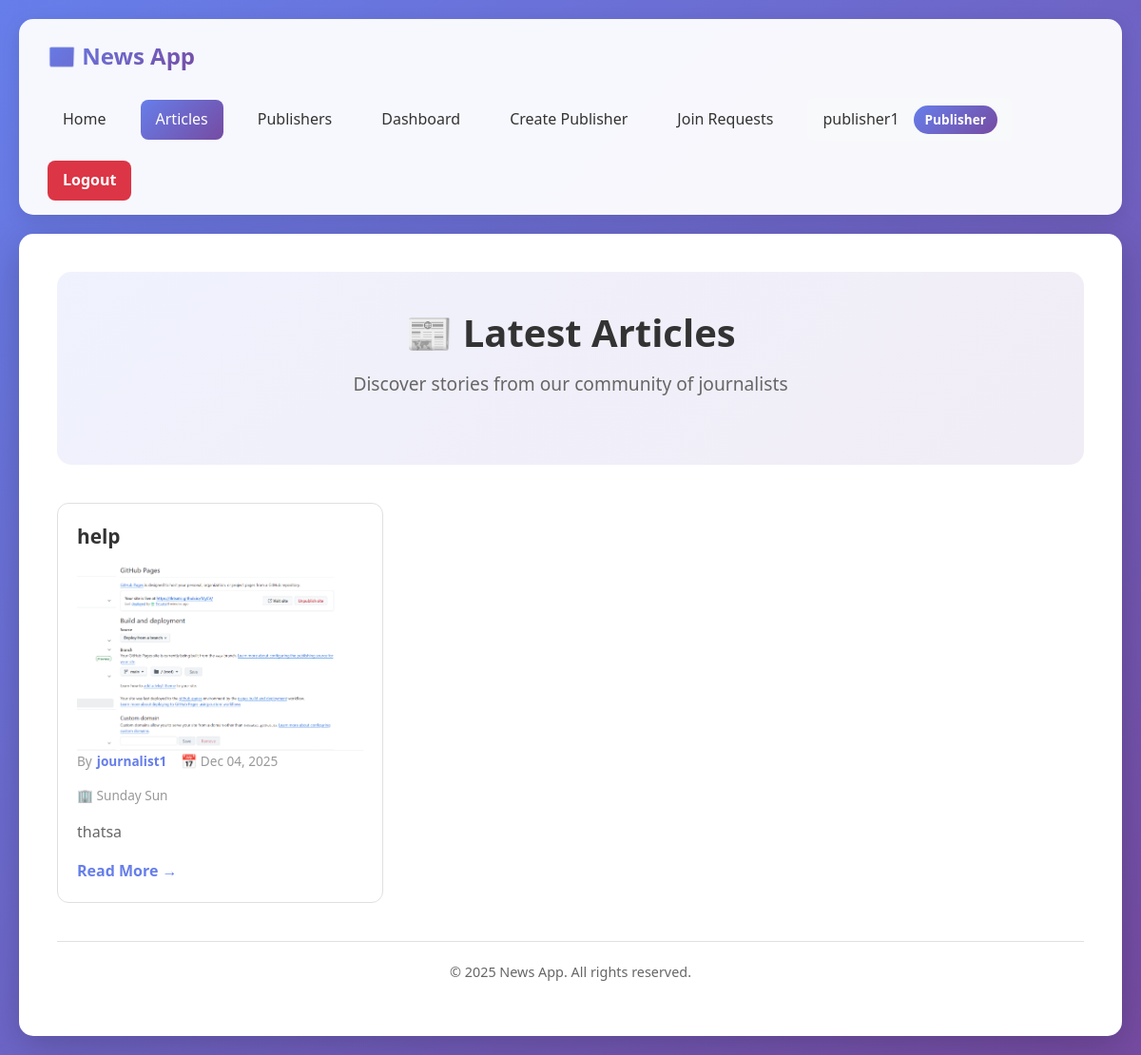
The page /articles/ (signed in) on the database its author committed.
### news_app/models.py (models this page shows, shortened)
class CustomUser(AbstractUser):
    ROLE_CHOICES = [
        ("reader", "Reader"),
        ("editor", "Editor"),
        ("journalist", "Journalist"),
        ("publisher", "Publisher"),
    ]
    role = models.CharField(max_length=20,
                            choices=ROLE_CHOICES,
                            default="reader")
    subscribed_newsletters = models.ManyToManyField("Newsletter",
                                                    related_name="subscribers",
                                                    blank=True)
    subscribed_publishers = models.ManyToManyField(
        "Publisher",
        related_name="subscribed_readers",
        blank=True,
        limit_choices_to={"role": "reader"}
    )
    subscribed_journalists = models.ManyToManyField(
        "self",
        symmetrical=False,
        related_name="journalist_subscribers",
        blank=True,
    )
    created_at = models.DateTimeField(auto_now_add=True)
    updated_at = models.DateTimeField(auto_now=True)
    class Meta:
        verbose_name = "User"
        verbose_name_plural = "Users"
        ordering = ["username"]

class Article(models.Model):
    title = models.CharField(max_length=300)
    content = models.TextField()
    summary = models.TextField(max_length=500, blank=True)
    author = models.ForeignKey(
        CustomUser,
        on_delete=models.CASCADE,
        related_name="independent_articles",
        limit_choices_to={"role": "journalist"},
    )
    publisher = models.ForeignKey(
        Publisher,
        on_delete=models.CASCADE,
        related_name="articles",
        null=True,
        blank=True,
    )
    independently_published = models.BooleanField(default=False)
    is_approved = models.BooleanField(default=False)
    approved_by = models.ForeignKey(
        CustomUser,
        on_delete=models.SET_NULL,
        related_name="approved_articles",
        null=True,
        blank=True,
        limit_choices_to={"role": "editor"},
    )
    is_rejected = models.BooleanField(default=False)
    rejected_reason = models.TextField(blank=True, null=True)
    rejected_by = models.ForeignKey(
        CustomUser,
        on_delete=models.SET_NULL,
        null=True,
        blank=True,
        related_name="rejected_articles"
    )
    approval_date = models.DateTimeField(null=True, blank=True)
    rejected_date = models.DateTimeField(null=True, blank=True)
    created_at = models.DateTimeField(auto_now_add=True)
    updated_at = models.DateTimeField(auto_now=True)
    published_date = models.DateTimeField(null=True, blank=True)
    image = models.ImageField(upload_to="article_images/",
                              blank=True,
                              null=True)
    class Meta:
        ordering = ["-created_at"]
        verbose_name = "Article"
        verbose_name_plural = "Articles"
        permissions = [
            ("approve_article", "Can approve articles"),
        ]

class Publisher(models.Model):
    name = models.CharField(max_length=200, unique=True)
    description = models.TextField(blank=True)
    website = models.URLField(blank=True)
    established_date = models.DateField(null=True, blank=True)
    owner = models.ForeignKey(
        "CustomUser",
        on_delete=models.CASCADE,
        related_name="owned_publishers",
        limit_choices_to={"role": "publisher"},
        null=True,
        blank=True,
    )
    created_by = models.ForeignKey(
        "CustomUser",
        on_delete=models.SET_NULL,
        null=True,
        blank=True,
        related_name="publishers_created"
    )
    editors = models.ManyToManyField(
        "CustomUser",
        related_name="publisher_editors",
        blank=True,
        limit_choices_to={"role": "editor"},
    )
    journalists = models.ManyToManyField(
        "CustomUser",
        related_name="publisher_journalists",
        blank=True,
        limit_choices_to={"role": "journalist"},
    )
    created_at = models.DateTimeField(auto_now_add=True)
    updated_at = models.DateTimeField(auto_now=True)
    class Meta:
        ordering = ["name"]
        verbose_name = "Publisher"
        verbose_name_plural = "Publishers"

### news_app/views.py (the view)
class ArticleListView(ListView):
    model = Article
    template_name = "news_app/article_list.html"
    context_object_name = "articles"
    paginate_by = 10
    def get_queryset(self):
        return (
            Article.objects.filter(is_approved=True)
            .select_related("author", "publisher")
            .order_by("-published_date")
        )

### news_app/templates/news_app/article_list.html (shortened to what this page needs)
{% extends "news_app/base.html" %}
{% load static %}
{% block extra_css %}
<link rel="stylesheet" href="{% static 'news_app/articles.css' %}">
{% endblock %}
{% block content %}
    <div class="hero-section">
        <h1 class="hero-title">📰 Latest Articles</h1>
        <p class="hero-subtitle">Discover stories from our community of journalists</p>
    </div>
    {% if articles %}
        <div class="article-grid">
            {% for article in articles %}
            <div class="article-card" {% if user.is_authenticated %}onclick="window.location.href='{% url 'article_detail' article.pk %}'"{% endif %}>
                <div class="article-content">
                    <h3 class="article-title">{{ article.title }}</h3>
                    {% if user.is_authenticated %}
                        {% if article.image %}
                        <div class="article-image">
                            <img src="{{ article.image.url }}" alt="{{ article.title }}">
                        </div>
                        {% else %}
                        <div class="article-placeholder">
                            📰
                        </div>
                        {% endif %}
                        <div class="article-meta">
                            <div class="meta-item">
                                <span>By</span>
                                <span class="article-author">{{ article.author.get_full_name|default:article.author.username }}</span>
                            </div>
                            <div class="meta-item">
                                📅 {{ article.published_date|date:"M d, Y" }}
                            </div>
                            {% if article.publisher %}
                            <div class="meta-item">
                                🏢 {{ article.publisher.name }}
                            </div>
                            {% endif %}
                        </div>
                        {% if article.summary %}
                        <p class="article-summary">{{ article.summary }}</p>
                        {% else %}
                        <p class="article-summary">{{ article.content|truncatewords:30 }}</p>
                        {% endif %}
                        <a href="{% url 'article_detail' article.pk %}" class="read-more">
                            Read More →
                        </a>
                    {% endif %}
                </div>
            </div>
            {% endfor %}
        </div>
    {% else %}
        <div class="empty-state">
            <div class="empty-state-icon">📰</div>
            <h3>No Articles Yet</h3>
            <p>Check back soon for new articles!</p>
        </div>
    {% endif %}
{% endblock %}

### news_app/templates/news_app/base.html (shortened to what this page needs)
{% load static %}
<!DOCTYPE html>
<html lang="en">
<head>
    <link href="https://cdn.jsdelivr.net/npm/bootstrap@5.3.0/dist/css/bootstrap.min.css" rel="stylesheet">
    <link rel="stylesheet" href="{% static 'news_app/style.css' %}">
    {% block extra_css %}{% endblock %}
</head>
<body>
    <nav class="navbar">
        <a href="{% url 'home' %}" class="navbar-brand">📰 News App</a>
        <div class="navbar-menu">
            {% if user.is_authenticated %}
                <a href="{% url 'home' %}" class="nav-link">Home</a>
                <a href="{% url 'article_list' %}" class="nav-link">Articles</a>
                <a href="{% url 'publisher_list' %}" class="nav-link">Publishers</a>
                <a href="{% url 'dashboard' %}" class="nav-link">Dashboard</a>
                {% if user.role == 'publisher' %}
                    <a class="nav-link" href="{% url 'create_publisher' %}">Create Publisher</a>
                    {% if user.owned_publishers.exists %}
                    <a class="nav-link" href="{% url 'publisher_join_requests' %}">Join Requests</a>
                    {% endif %}
                {% endif %}
                <div class="user-info">
                    <span>{{ user.username }}</span>
                    <span class="user-badge">{{ user.get_role_display }}</span>
                </div>
                <a href="{% url 'logout' %}" class="btn-logout">Logout</a>
            {% else %}
                <a href="{% url 'home' %}" class="nav-link">Home</a>
                <a href="{% url 'article_list' %}" class="nav-link">Articles</a>
                <a href="{% url 'newsletter_list' %}" class="nav-link">Newsletters</a>
                <a href="{% url 'login' %}" class="nav-link">Login</a>
                <a href="{% url 'register' %}" class="nav-link">Register</a>
            {% endif %}
        </div>
    </nav>
    <div class="container">
        {% block content %}{% endblock %}
        <div class="footer">
            {% block footer %}
            <p>&copy; 2025 News App. All rights reserved.</p>
            {% endblock %}
        </div>
    </div>
</body>
</html>

### news_app/static/news_app/style.css (style rules this page uses)
* { margin: 0; padding: 0; box-sizing: border-box; }
body { font-family: 'Segoe UI', Tahoma, Geneva, Verdana, sans-serif; background: linear-gradient(135deg, #667eea 0%, #764ba2 100%); min-height: 100vh; padding: 20px; color: #333; line-height: 1.6; }
.navbar { background: rgba(255, 255, 255, 0.95); padding: 15px 30px; border-radius: 15px; margin-bottom: 20px; box-shadow: 0 5px 20px rgba(0,0,0,0.1); display: flex; justify-content: space-between; align-items: center; flex-wrap: wrap; gap: 20px; }
.navbar-brand { font-size: 1.5em; font-weight: bold; background: linear-gradient(135deg, #667eea 0%, #764ba2 100%); -webkit-background-clip: text; -webkit-text-fill-color: transparent; background-clip: text; text-decoration: none; }
.navbar-menu { display: flex; gap: 20px; align-items: center; flex-wrap: wrap; }
.nav-link { color: #333; text-decoration: none; font-weight: 500; padding: 8px 16px; border-radius: 8px; transition: all 0.3s; }
.nav-link.active { background: linear-gradient(135deg, #667eea 0%, #764ba2 100%); color: white; }
.user-info { display: flex; align-items: center; gap: 15px; padding: 8px 16px; background: #f8f9fa; border-radius: 8px; }
.user-badge { padding: 4px 12px; background: linear-gradient(135deg, #667eea 0%, #764ba2 100%); color: white; border-radius: 20px; font-size: 0.85em; font-weight: 600; }
.btn-logout { padding: 8px 16px; background: #dc3545; color: white; border: none; border-radius: 8px; font-weight: 600; cursor: pointer; text-decoration: none; display: inline-block; transition: all 0.3s; }
.container { max-width: 1200px; margin: 0 auto; background: white; padding: 40px; border-radius: 15px; box-shadow: 0 10px 40px rgba(0,0,0,0.2); }
.hero-section { text-align: center; padding: 40px 20px; background: linear-gradient(135deg, rgba(102, 126, 234, 0.1) 0%, rgba(118, 75, 162, 0.1) 100%); border-radius: 15px; margin-bottom: 40px; }
.hero-title { font-size: 2.5em; color: #333; margin-bottom: 15px; font-weight: 600; }
.hero-subtitle { font-size: 1.2em; color: #666; margin-bottom: 30px; }
.article-grid, .newsletter-grid, .publisher-grid, .journalist-grid, .subscription-grid { display: grid; grid-template-columns: repeat(auto-fill, minmax(300px, 1fr)); gap: 25px; margin-bottom: 40px; }
.article-card, .newsletter-card, .publisher-card, .journalist-card, .subscription-card { background: #fff; border: 1px solid #e0e0e0; border-radius: 12px; overflow: hidden; transition: all 0.3s; }
.article-content, .newsletter-body, .newsletter-content, .publisher-content, .journalist-content, .subscription-content { padding: 20px; }
.article-title, .newsletter-title, .publisher-name, .journalist-name, .subscription-name { font-size: 1.3em; color: #333; margin-bottom: 10px; font-weight: 600; line-height: 1.4; }
.article-summary, .newsletter-description { color: #666; line-height: 1.6; margin-bottom: 15px; display: -webkit-box; -webkit-line-clamp: 3; -webkit-box-orient: vertical; overflow: hidden; }
.article-meta, .newsletter-meta { display: flex; flex-wrap: wrap; gap: 15px; font-size: 0.85em; color: #999; margin-bottom: 15px; }
.meta-item { display: flex; align-items: center; gap: 5px; }
.article-author { color: #667eea; font-weight: 600; }
.article-image { width: 100%; height: 200px; object-fit: cover; }
.article-image img { width: 100%; height: 100%; object-fit: cover; }
.read-more { display: inline-block; color: #667eea; font-weight: 600; text-decoration: none; transition: all 0.3s; }
.footer { margin-top: 40px; padding-top: 20px; border-top: 1px solid #e0e0e0; text-align: center; color: #666; font-size: 0.9em; }

### rows shown on the page
CustomUser: username "publisher1", role "Publisher"
Article: title "help", image (picture), author.get_full_name "journalist1", published_date "Dec 04, 2025", publisher.name "Sunday Sun", content "thatsa"
